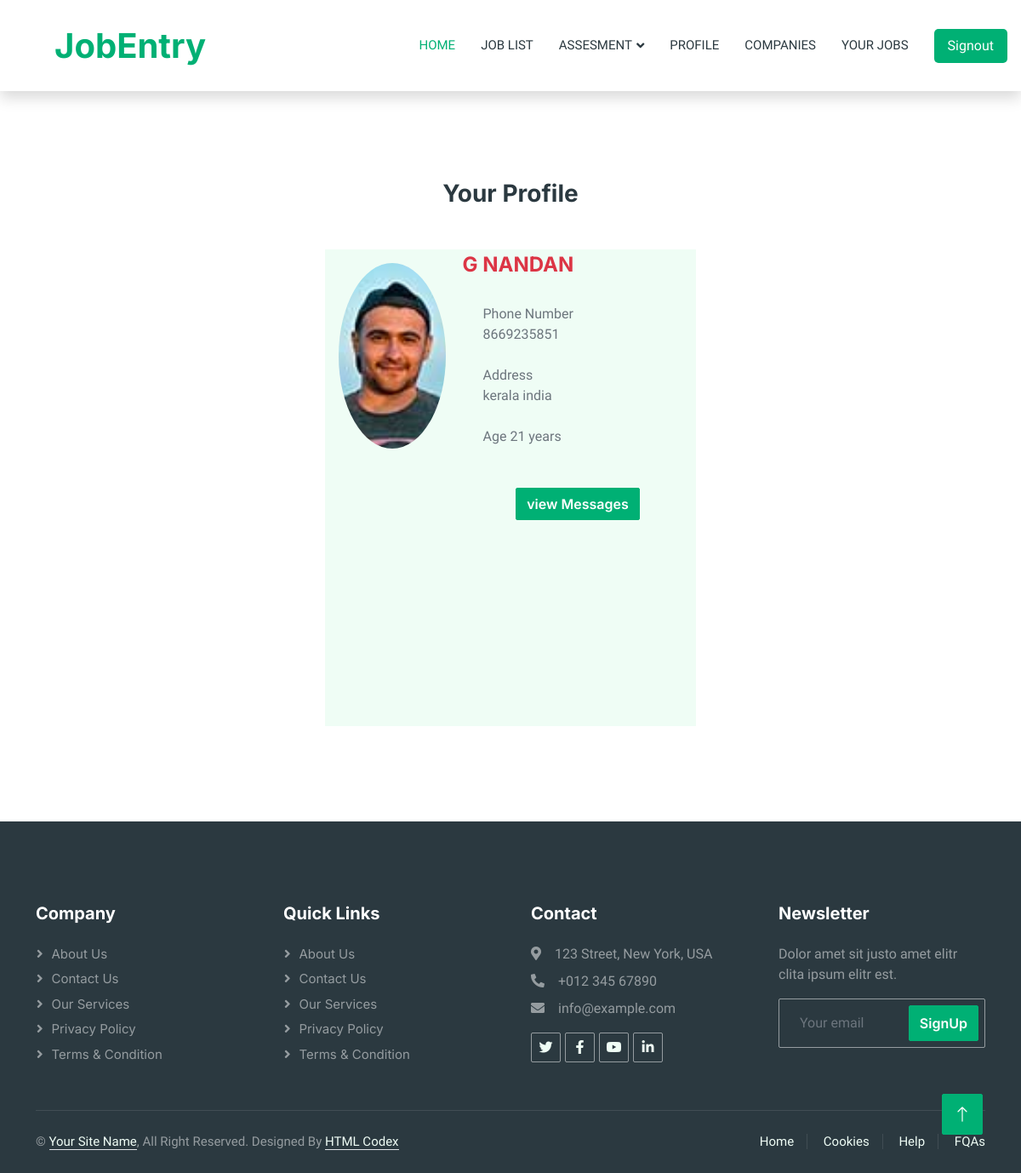
The page /view_user_profile/ (signed in) on the database its author committed.
### users_app/models.py (models this page shows)
class UserProfile(models.Model):
    user_ID = models.ForeignKey(User,on_delete=models.CASCADE,null=True,blank=True )
    User_Name = models.CharField(max_length=200,null=True,blank=True)
    Phone_Number = models.CharField(max_length=200,null=True,blank=True)
    Address = models.CharField(max_length=200,null=True,blank=True)
    Age = models.CharField(max_length=200,null=True,blank=True)
    User_photo = models.FileField(upload_to="users",null=True,blank=True)

### users_app/views.py (the view)
# urls.py: path("view_user_profile/",views.view_user_profile,name="view_user_profile"),
def view_user_profile(request):
    user = UserProfile.objects.filter(user_ID=request.user.id)
    if(len(user) == 0):
        return redirect("create_profile")
    return render(request,"users/user_profile.html",{"user":user[0]})

### templates/users/user_profile.html (shortened to what this page needs)
{% load static %}
{%load static%}
<!DOCTYPE html>
<html lang="en">
<head>
    <link href="https://cdnjs.cloudflare.com/ajax/libs/font-awesome/5.10.0/css/all.min.css" rel="stylesheet">
    <link href="https://cdn.jsdelivr.net/npm/bootstrap-icons@1.4.1/font/bootstrap-icons.css" rel="stylesheet">
    <link href="{%static 'lib/animate/animate.min.css' %}" rel="stylesheet">
    <link href="{%static 'lib/owlcarousel/assets/owl.carousel.min.css'%}" rel="stylesheet">
    <link href="{%static 'css/bootstrap.min.css' %}" rel="stylesheet">
    <link href="{%static 'css/style.css' %}" rel="stylesheet">
</head>
<body>
    <div class="container-xxl bg-white p-0">
        <nav class="navbar navbar-expand-lg bg-white navbar-light shadow sticky-top p-3">
            <a href="index.html" class="navbar-brand d-flex align-items-center text-center py-0 px-4 px-lg-5">
                <h1 class="m-0 text-primary">JobEntry</h1>
            </a>
            <div class="collapse navbar-collapse" id="navbarCollapse">
                <div class="navbar-nav ms-auto p-4 p-lg-0">
                    <a href="{%url 'home' %}" class="nav-item nav-link active">Home</a>
                    <a href="{%url 'job_list' %}" class="nav-item nav-link">Job List</a>
                    <div class="nav-item dropdown">
                        <a href="#" class="nav-link dropdown-toggle" data-bs-toggle="dropdown">Assesment</a>
                    </div>
                    <a href="{%url 'view_user_profile' %}" class="nav-item nav-link">Profile</a>
                    <a href="{%url 'employee_list' %}" class="nav-item nav-link">Companies</a>
                    <a href="{%url 'user_applications' %}" class="nav-item nav-link">Your Jobs</a>
                </div>
               <a href="{%url 'contact' %}" class="nav-item nav-link" style="border-radius: 5px; background-color: #00B074; color: #fff; border: none;">Signout</a>
            </div>
        </nav>
{% block content %}
<section class="w3l-bottom-grids-6 mt-5" id="services">
    <div class="container py-lg-5 py-md-4 py-2">
        <h3 class="title-w3l text-center"><span>Your Profile </span></h3>
        <div class="grids-area-hny main-cont-wthree-fea row  mt-5">
            <div class="col-12 col-md-6 mx-auto grids-feature mb-3 d-flex justify-content-center" style="min-height: 70vh;">
                <div class="area-box bg-light"
                    style="width: 80%;height: 100%;display: flex;justify-content: space-between;">
                    <div>
                        <img class="p-3" src="{{user.User_photo.url}}" alt=""
                            style="width:100%;border-radius:50%;object-fit: cover; height:250px">
                    </div>
                    <div class="right2 p-1" style="width: 100%;">
                        <h4>
                            <a href="#" class="title-head text-danger text-uppercase">
                                <span class="fw-bold">{{user.User_Name}}</span>
                            </a>
                        </h4>
                        <div class="text-muted p-4 ">
                            Phone Number
                            <br><span class="ml-4">{{user.Phone_Number}}</span>
                            <br><br>
                            Address <br>
                            <span class="ml-4">{{user.Address}}</span>
                            <br>
                            <br>
                            Age {{user.Age}} years
                            <br>
                            <br>
                            <div class="text-center ">
                                <a href="{%url  'view_messages' %}" class="btn btn-primary mt-4">view Messages
                                </a>
                            </div>
                        </div>
                    </div>
                </div>
            </div>
        </div>
    </div>
</section>
{% endblock%}
 <div class="container-fluid bg-dark text-white-50 footer pt-5 mt-5 wow fadeIn" data-wow-delay="0.1s">
    <div class="container py-5">
        <div class="row g-5">
            <div class="col-lg-3 col-md-6">
                <h5 class="text-white mb-4">Company</h5>
                <a class="btn btn-link text-white-50" href="">About Us</a>
                <a class="btn btn-link text-white-50" href="">Contact Us</a>
                <a class="btn btn-link text-white-50" href="">Our Services</a>
                <a class="btn btn-link text-white-50" href="">Privacy Policy</a>
                <a class="btn btn-link text-white-50" href="">Terms & Condition</a>
            </div>
            <div class="col-lg-3 col-md-6">
                <h5 class="text-white mb-4">Quick Links</h5>
                <a class="btn btn-link text-white-50" href="">About Us</a>
                <a class="btn btn-link text-white-50" href="">Contact Us</a>
                <a class="btn btn-link text-white-50" href="">Our Services</a>
                <a class="btn btn-link text-white-50" href="">Privacy Policy</a>
                <a class="btn btn-link text-white-50" href="">Terms & Condition</a>
            </div>
            <div class="col-lg-3 col-md-6">
                <h5 class="text-white mb-4">Contact</h5>
                <p class="mb-2"><i class="fa fa-map-marker-alt me-3"></i>123 Street, New York, USA</p>
                <p class="mb-2"><i class="fa fa-phone-alt me-3"></i>+012 345 67890</p>
                <p class="mb-2"><i class="fa fa-envelope me-3"></i>info@example.com</p>
                <div class="d-flex pt-2">
                    <a class="btn btn-outline-light btn-social" href=""><i class="fab fa-twitter"></i></a>
                    <a class="btn btn-outline-light btn-social" href=""><i class="fab fa-facebook-f"></i></a>
                    <a class="btn btn-outline-light btn-social" href=""><i class="fab fa-youtube"></i></a>
                    <a class="btn btn-outline-light btn-social" href=""><i class="fab fa-linkedin-in"></i></a>
                </div>
            </div>
            <div class="col-lg-3 col-md-6">
                <h5 class="text-white mb-4">Newsletter</h5>
                <p>Dolor amet sit justo amet elitr clita ipsum elitr est.</p>
                <div class="position-relative mx-auto" style="max-width: 400px;">
                    <input class="form-control bg-transparent w-100 py-3 ps-4 pe-5" type="text" placeholder="Your email">
                    <button type="button" class="btn btn-primary py-2 position-absolute top-0 end-0 mt-2 me-2">SignUp</button>
                </div>
            </div>
        </div>
    </div>
    <div class="container">
        <div class="copyright">
            <div class="row">
                <div class="col-md-6 text-center text-md-start mb-3 mb-md-0">
                    &copy; <a class="border-bottom" href="#">Your Site Name</a>, All Right Reserved.
                    Designed By <a class="border-bottom" href="https://htmlcodex.com">HTML Codex</a>
                </div>
                <div class="col-md-6 text-center text-md-end">
                    <div class="footer-menu">
                        <a href="">Home</a>
                        <a href="">Cookies</a>
                        <a href="">Help</a>
                        <a href="">FQAs</a>
                    </div>
                </div>
            </div>
        </div>
    </div>
</div>
<a href="#" class="btn btn-lg btn-primary btn-lg-square back-to-top"><i class="bi bi-arrow-up"></i></a>
</div>
</body>
</html>

### static/css/style.css (style rules this page uses)
:root { --primary: #00B074; --secondary: #2B9BFF; --light: #EFFDF5; --dark: #2B3940; }
.back-to-top { position: fixed; display: none; right: 45px; bottom: 45px; z-index: 99; }
.btn { font-family: 'Inter', sans-serif; font-weight: 600; transition: .5s; }
.btn.btn-primary, .btn.btn-secondary { color: #FFFFFF; }
.btn-lg-square { width: 48px; height: 48px; }
.btn-square, .btn-sm-square, .btn-lg-square { padding: 0; display: flex; align-items: center; justify-content: center; font-weight: normal; border-radius: 2px; }
.navbar .dropdown-toggle::after { border: none; content: "\f107"; font-family: "Font Awesome 5 Free"; font-weight: 900; vertical-align: middle; margin-left: 5px; transition: .5s; }
.navbar-dark .navbar-nav .nav-link, .navbar-light .navbar-nav .nav-link { margin-right: 30px; padding: 25px 0; color: #FFFFFF; font-size: 15px; text-transform: uppercase; outline: none; }
.navbar-dark .navbar-nav .nav-link:hover, .navbar-dark .navbar-nav .nav-link.active, .navbar-light .navbar-nav .nav-link:hover, .navbar-light .navbar-nav .nav-link.active { color: var(--primary); }
.navbar-light .navbar-brand, .navbar-light a.btn { height: 75px; }
.navbar-light .navbar-nav .nav-link { color: var(--dark); font-weight: 500; }
.navbar-light.sticky-top { top: -100px; transition: .5s; }
.footer .btn.btn-social { margin-right: 5px; width: 35px; height: 35px; display: flex; align-items: center; justify-content: center; color: var(--light); border: 1px solid rgba(255,255,255,0.5); border-radius: 2px; transition: .3s; }
.footer .btn.btn-link { display: block; margin-bottom: 5px; padding: 0; text-align: left; font-size: 15px; font-weight: normal; text-transform: capitalize; transition: .3s; }
.footer .btn.btn-link::before { position: relative; content: "\f105"; font-family: "Font Awesome 5 Free"; font-weight: 900; margin-right: 10px; }
.footer .form-control { border-color: rgba(255,255,255,0.5); }
.footer .copyright { padding: 25px 0; font-size: 15px; border-top: 1px solid rgba(256, 256, 256, .1); }
.footer .copyright a { color: var(--light); }
.footer .footer-menu a { margin-right: 15px; padding-right: 15px; border-right: 1px solid rgba(255, 255, 255, .1); }
.footer .footer-menu a:last-child { margin-right: 0; padding-right: 0; border-right: none; }

### rows shown on the page
UserProfile: User_photo (picture), User_Name "G NANDAN", Phone_Number "8669235851", Address "kerala india", Age "21"
